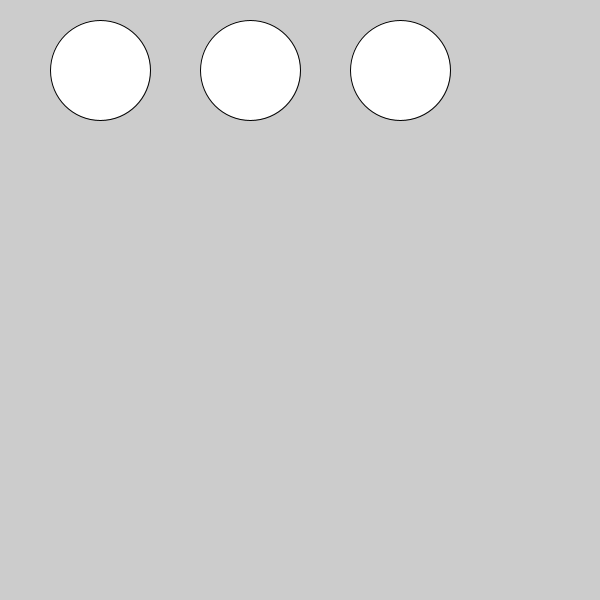
Frame 1 (no input)
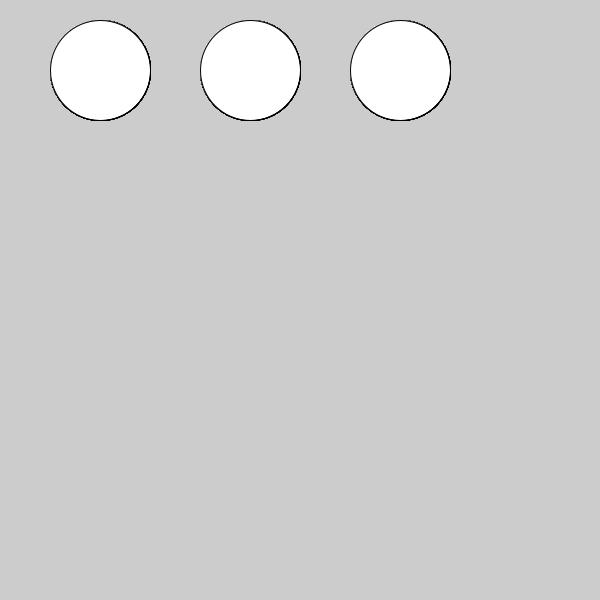
Frame 60 (the mouse pressed at the canvas centre just before this capture)
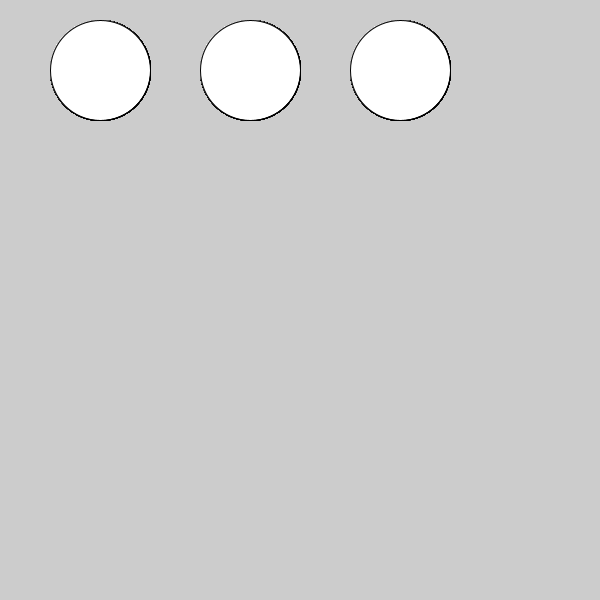
Frame 120 (the mouse held since frame 60 and released just before this capture)

The Processing sketch that drew these frames (run headless with seeded random() and noise(); from frame 60 on, the mouse is pressed at the canvas centre):

// Processing sketch: Sketch0_Week1
// ── Sketch0_Week1.pde

String [] quote = {"It's good", "It's great", "It's amazing"};
int [] posX = {100,250,400};


int radius = 50;

int posY = 70;
float d;

color c = color(200,100,200);

void setup () {
  size(600, 600);

}

void draw () {

  for (int i = 0; i<=2; i++) {
    fill(255);
    ellipse(posX[i], posY, 2*radius, 2*radius);
}

  if(dist(mouseX,mouseY,posX[0],posY)<radius && mousePressed ){ 
    background (220);
    text(quote[0],400,300);
    fill (255,0,255);
    ellipse(posX[0], posY, 2*radius, 2*radius);
    
  } else if (dist(mouseX,mouseY,posX[1],posY)<radius && mousePressed ){
    background (220);
    text(quote[1],300,300);
    fill (255,0,255);
    ellipse(posX[1], posY, 2*radius, 2*radius);
    
  } else if (dist(mouseX,mouseY,posX[2],posY)<radius && mousePressed ){
    background (220);
    text(quote[2],200,300);
    fill (255,0,255);
    ellipse(posX[2], posY, 2*radius, 2*radius);
  }
  
  
}
